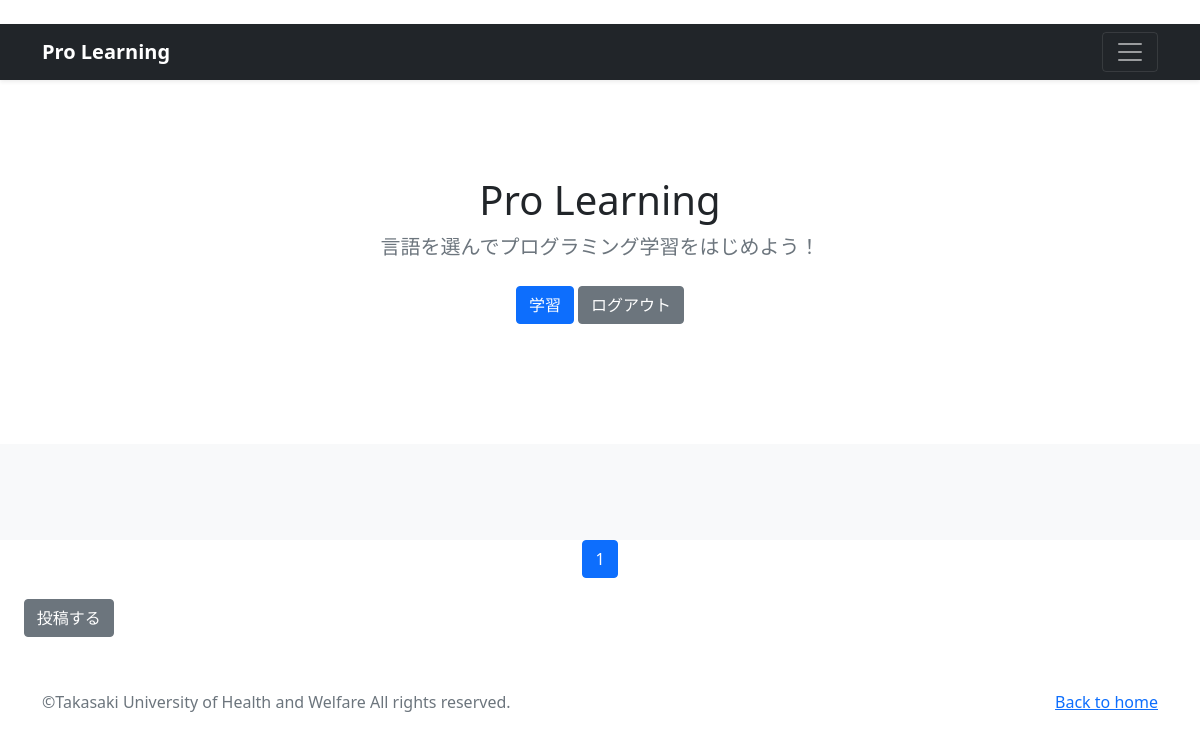
Page / (signed in) on the earlier database version.
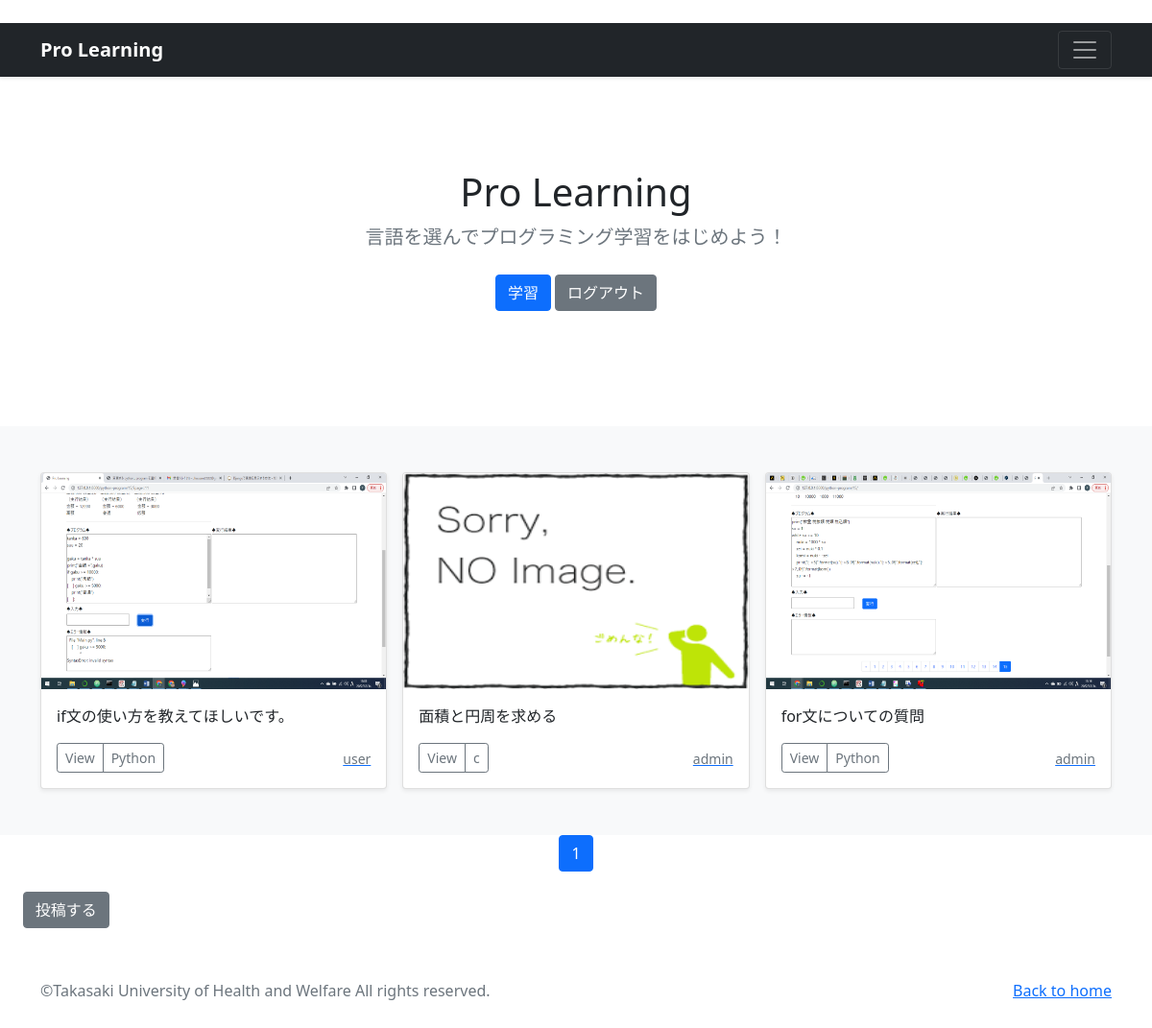
Same page on the later database version.
### base/models.py (models this page shows, shortened)
class Post(models.Model):
    user = models.ForeignKey(
        CustomUser,
        verbose_name='ユーザー',
        on_delete=models.CASCADE
        )
    category = models.ForeignKey(
        Category,
        verbose_name='カテゴリ',
        on_delete=models.PROTECT
        )
    title = models.CharField(
        verbose_name='タイトル', # フィールドのタイトル
        max_length=200        # 最大文字数は200
        )
    comment = models.TextField(
        verbose_name='コメント',  # フィールドのタイトル
        )
    image1 = models.ImageField(
        verbose_name='イメージ1',# フィールドのタイトル
        upload_to = 'photos',  # MEDIA_ROOT以下のphotosにファイルを保存
        blank=True,            # フィールド値の設定は必須でない
        null=True              # データベースにnullが保存されることを許容
        )
    image2 = models.ImageField(
        verbose_name='イメージ2',# フィールドのタイトル
        upload_to = 'photos',  # MEDIA_ROOT以下のphotosにファイルを保存
        blank=True,            # フィールド値の設定は必須でない
        null=True              # データベースにnullが保存されることを許容
        )
    posted_at = models.DateTimeField(
        verbose_name='投稿日時', # フィールドのタイトル
        auto_now_add=True       # 日時を自動追加
        )

class Category(models.Model):
    title = models.CharField(
        verbose_name='カテゴリ', # フィールドのタイトル
        max_length=20)

### accounts/models.py (models this page shows)
class CustomUser(AbstractUser):
    pass

### base/views.py (the view)
# urls.py: path('', views.IndexView.as_view(), name='index'),
class IndexView(ListView):
    template_name ='index.html'
    queryset = Post.objects.order_by('-posted_at')
    paginate_by = 6

### base/templates/index.html (shortened to what this page needs)
{% extends 'base.html' %}
      {% block contents %}
      {% include "post_title.html" %}
      {% if user.is_authenticated %}
      {% include "post_list.html" %}
      {% include "pagination.html" %}
      <table>
      <td>&nbsp &nbsp &nbsp</td><td><a href="{% url 'base:post' %}"
         class="btn btn-secondary my-1">投稿する</a></td></table>
      {% endif %}
      {% endblock %}

### base/templates/post_list.html (shortened to what this page needs)
  <div class="album py-5 bg-light">
    <div class="container">
      <div class="row row-cols-1 row-cols-sm-2 row-cols-md-3 g-3">
        {% for record in object_list %}
        <div class="col">
          <div class="card shadow-sm">
            {% if record.image1 %}
            <img src="{{ record.image1.url }}"
                 class="bd-placeholder-img card-img-top"
                 width="100%" height="225"
                 xmlns="http://www.w3.org/2000/svg"
                 role="img" aria-label="Placeholder: Thumbnail"
                 preserveAspectRatio="xMidYMid slice"
                 focusable="false">
                 <rect width="100%" height="100%" fill="#55595c"/>
            {% else %}
            <img src="/media/stock/noimage.png"
                 class="bd-placeholder-img card-img-top"
                 width="100%" height="225"></img>
            {% endif %}
            <div class="card-body">
              <p class="card-text">
                {{record.title}}
              </p>
              <div class="d-flex justify-content-between align-items-center">
                <div class="btn-group">
                  <button type="button"
                          class="btn btn-sm btn-outline-secondary" onclick="location.href='{% url 'base:post_detail' record.pk %}'">
                          View</button>
                  <button type="button"
                          class="btn btn-sm btn-outline-secondary" onclick="location.href='{% url 'base:post_cate' category=record.category.id %}'">
                          {{record.category.title}}</button>
                </div>
                <a href="{% url 'base:user_list' user=record.user.id %}">
                  <small class="text-muted">
                    {{record.user.username}}</small>
                </a>
              </div>
            </div>
          </div>
        </div>
        {% endfor %}
      </div>
    </div>
  </div>

Differences in the rows shown:
added Post: image1 (picture), title "if文の使い方を教えてほしいです。", category "Python", user.username "user"
added Post: title "面積と円周を求める", category "c", user.username "admin"
added Post: image1 (picture), title "for文についての質問", category "Python", user.username "admin"
